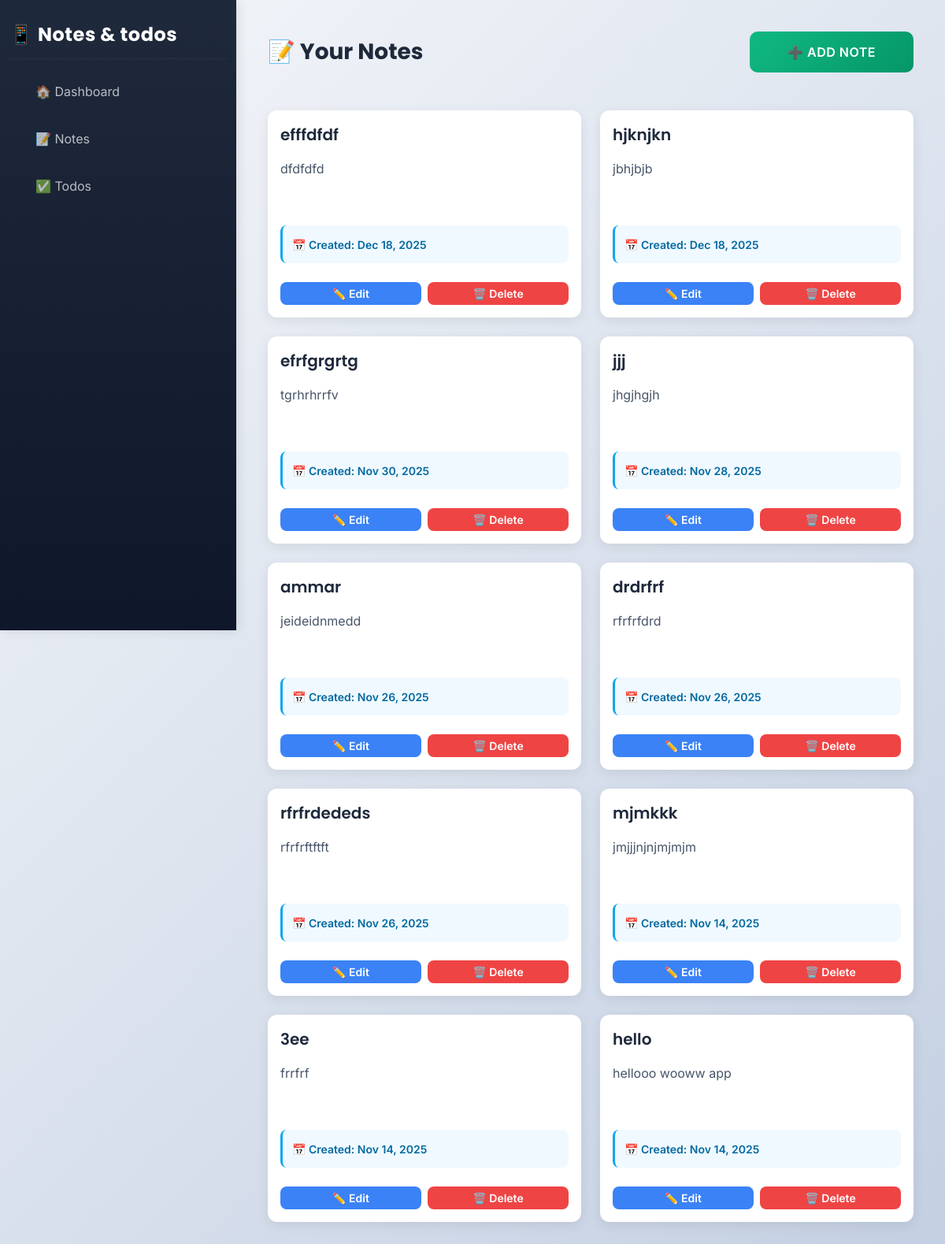
The app's page /notes/ with its own data.
### core/models.py (models this page shows, shortened)
class Note(models.Model):
    title = models.CharField(max_length=200)
    content = models.TextField()
    created_at = models.DateTimeField(auto_now_add=True)

### core/views.py (the view)
# urls.py: path("notes/", views.notes_list, name="notes_list"),
def notes_list(request):
    notes = note_service.list_all()
    return render(request, "notes_list.html", {"notes": notes})

### core/services.py (called while the page is built)
    def list_all(self):
        return self.model.objects.all().order_by("-created_at")

### core/templates/notes_list.html (shortened to what this page needs)
{% extends "layout.html" %}
{% block content %}
<div class="mb-5">
    <div style="display: flex; justify-content: space-between; align-items: center;">
        <h2 style="margin: 0;">📝 Your Notes</h2>
        <a href="/notes/add/" class="btn btn-success">➕ Add Note</a>
    </div>
</div>
{% if notes %}
    <div class="row g-4">
        {% for note in notes %}
            <div class="col-lg-6">
                <div class="card note-card" style="height: 100%; transition: all 0.3s ease;">
                    <div class="card-body">
                        <h5 class="card-title mb-3" style="color: #1e293b; font-weight: 600; line-height: 1.5;">
                            {{ note.title }}
                        </h5>
                        <p class="card-text mb-4" style="color: #475569; line-height: 1.6; min-height: 60px;">
                            {{ note.content|truncatechars:120 }}
                        </p>
                        <div class="mb-4" style="padding: 12px; background-color: #f0f9ff; border-radius: 8px; border-left: 3px solid #0ea5e9;">
                            <small style="color: #0369a1; font-weight: 600;">📅 Created: {{ note.created_at|date:"M d, Y" }}</small>
                        </div>
                        <div class="d-flex gap-2">
                            <a href="/notes/edit/{{ note.id }}/" class="btn btn-sm" style="background-color: #3b82f6; color: white; flex: 1; border: none; border-radius: 8px; font-weight: 600; transition: all 0.3s ease;">
                                ✏️ Edit
                            </a>
                            <a href="/notes/delete/{{ note.id }}/" class="btn btn-sm" style="background-color: #ef4444; color: white; flex: 1; border: none; border-radius: 8px; font-weight: 600; transition: all 0.3s ease;" onclick="return confirm('Are you sure?')">
                                🗑️ Delete
                            </a>
                        </div>
                    </div>
                </div>
            </div>
        {% endfor %}
    </div>
{% endif %}
{% endblock %}

### core/templates/layout.html (style rules this page uses)
* { font-family: 'Inter', sans-serif; }
h1, h2, h3, h4, h5, h6 { font-family: 'Poppins', sans-serif; font-weight: 700; }
body { background: linear-gradient(135deg, #f5f7fa 0%, #c3cfe2 100%); min-height: 100vh; }
.card { border: none; border-radius: 16px; box-shadow: 0 10px 40px rgba(0, 0, 0, 0.08); transition: all 0.3s ease; background: white; }
.btn-success { background: linear-gradient(135deg, #10b981 0%, #059669 100%); border: none; padding: 14px 48px; font-weight: 600; border-radius: 10px; font-size: 16px; transition: all 0.3s ease; cursor: pointer; text-transform: uppercase; letter-spacing: 0.5px; }
h2 { color: #1e293b; margin-bottom: 30px; font-size: 28px; }

### core/templates/notes_list.html (style rules this page uses)
.note-card { border: none; border-radius: 12px; box-shadow: 0 4px 15px rgba(0, 0, 0, 0.08); transition: all 0.3s ease; }

### records on screen
Note: title "efffdfdf", content "dfdfdfd", created_at "Dec 18, 2025"
Note: title "hjknjkn", content "jbhjbjb", created_at "Dec 18, 2025"
Note: title "efrfgrgrtg", content "tgrhrhrrfv", created_at "Nov 30, 2025"
Note: title "jjj", content "jhgjhgjh", created_at "Nov 28, 2025"
Note: title "ammar", content "jeideidnmedd", created_at "Nov 26, 2025"
Note: title "drdrfrf", content "rfrfrfdrd", created_at "Nov 26, 2025"
Note: title "rfrfrdededs", content "rfrfrftftft", created_at "Nov 26, 2025"
Note: title "mjmkkk", content "jmjjjnjnjmjmjm", created_at "Nov 14, 2025"
Note: title "3ee", content "frrfrf", created_at "Nov 14, 2025"
Note: title "hello", content "hellooo wooww app", created_at "Nov 14, 2025"
